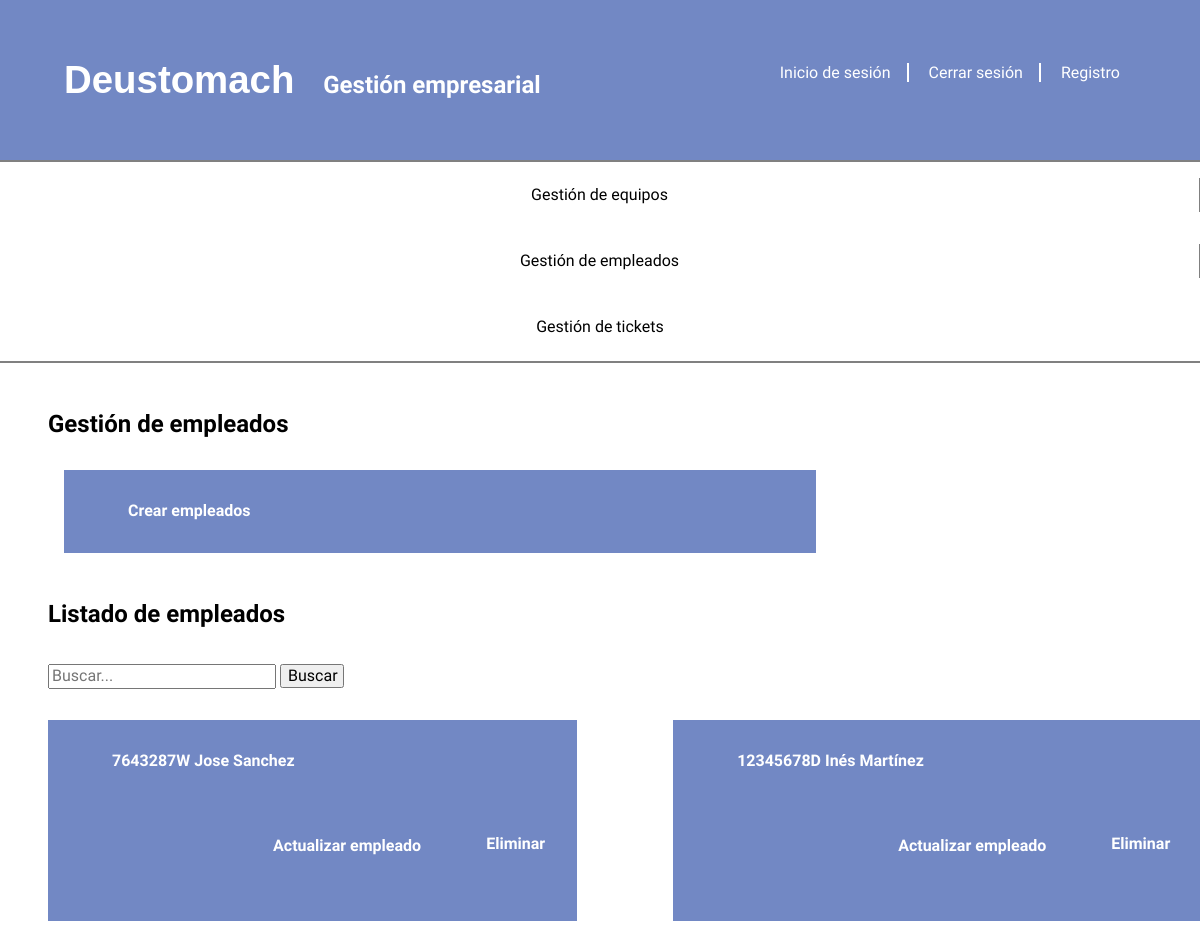
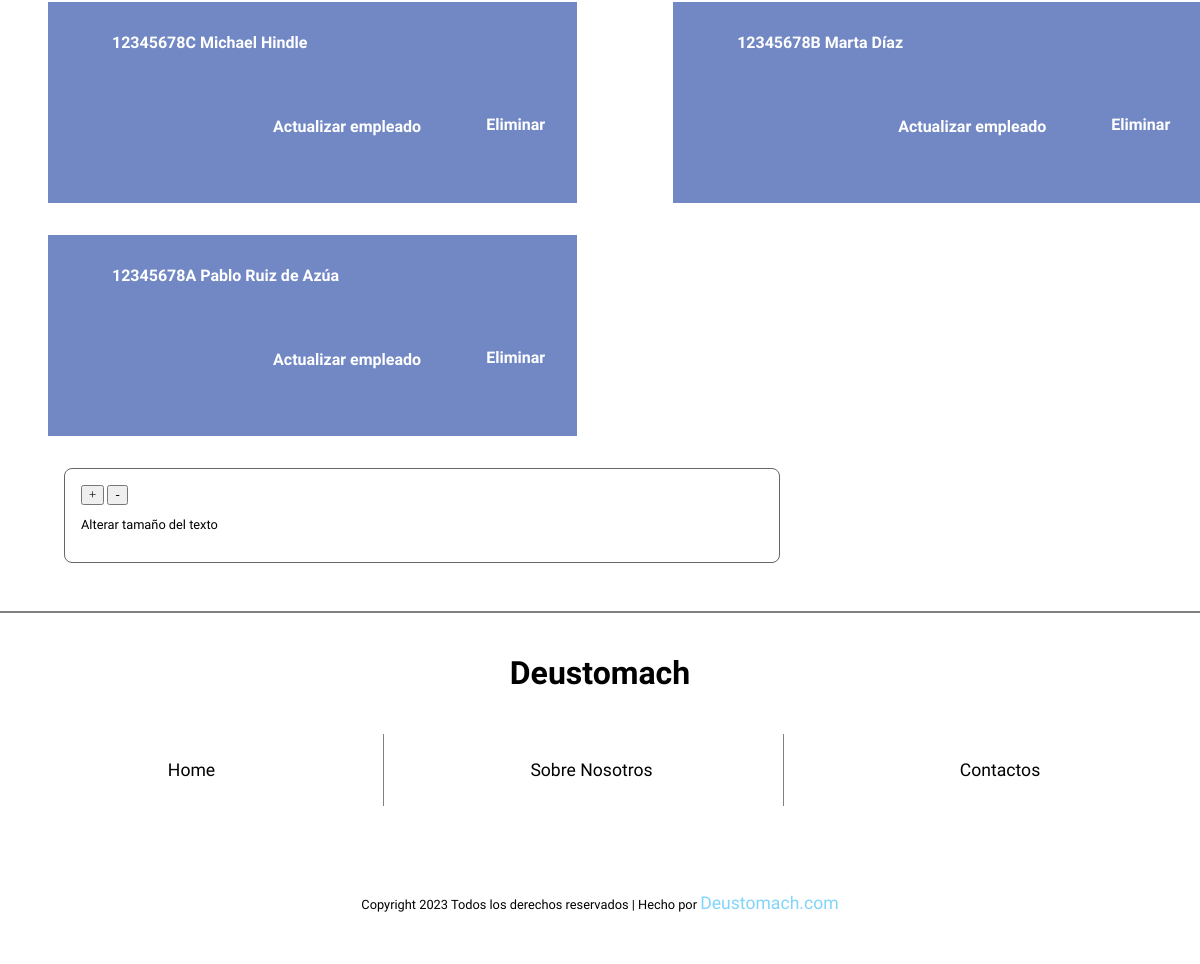
The page /appDeustomachGestion/empleados-menu on the database its author committed (2 pictures, top to bottom).
### appDeustomachGestion/models.py (models this page shows, shortened)
class Empleado(models.Model):
    dni = models.CharField(max_length=20, unique=True)
    nombre = models.CharField(max_length=100)
    apellidos = models.CharField(max_length=100)
    email = models.EmailField()
    telefono = models.CharField(max_length=20)
    created = models.DateTimeField(auto_now_add=True, null=True, blank=True)
    updated = models.DateTimeField(auto_now=True, null=True, blank=True)
    class Meta:
        verbose_name_plural = "empleados"
        verbose_name = "empleado"
        ordering = ["-created"]

### appDeustomachGestion/views.py (the view)
# urls.py: path('empleados-menu', listar_empleados, name='empleados'),
def listar_empleados(request):
    busqueda = request.POST.get("buscar")
    empleados = Empleado.objects.all()
    if busqueda:
        empleados = Empleado.objects.filter(
            Q(dni__icontains=busqueda) |
            Q(nombre__icontains=busqueda)
        ).distinct()
    return render(request, "appDeustomachGestionEmpleados/empleados_menu.html", {"empleados": empleados})

### templates/appDeustomachGestionEmpleados/empleados_menu.html (shortened to what this page needs)
{% extends 'base.html' %}
{% load static %}
{% block contenido %}
    <main class="menu">
        <h2>Gestión de empleados</h2>
        <section class="gestion-tickets">
            <div class="box-create">
                <a href="{% url 'empleados_create' %}">Crear empleados</a>
            </div>
            <h2>Listado de empleados</h2>
            <div class="box-busqueda">
                <form method="POST">
                    <div class="busqueda">
                        <label>
                            <input type="text" placeholder="Buscar..." name="buscar" value="{{ request.POST.buscar }}">
                        </label>
                        <button type="submit">Buscar</button>
                    </div>
                </form>
            </div>
            <div class="grid">
                {% if empleados %}
                    {% for empleado in empleados %}
                        <div class="box-item">
                            <a href="javascript:void(0);" onclick="mostrarDetallesEmpleado({{ empleado.id }}, 'empleado-detalles-{{ empleado.id }}');">
                                {{ empleado.dni }} {{ empleado.nombre }} {{ empleado.apellidos }}
                            </a>
                            <div class="box">
                                <div class="box-update">
                                    <a href="{% url 'empleados_update' pk=empleado.pk %}">Actualizar empleado</a>
                                </div>
                                <div class="box-eliminar">
                                    <form method="post" action="{% url 'empleados_delete' pk=empleado.pk %}" style="display:inline;">
                                        <a type="submit" onclick="return confirm('¿Estás seguro de que deseas eliminar este empleado?');">Eliminar</a>
                                    </form>
                                </div>
                            </div>
                        </div>
                    {% endfor %}
                {% else %}
                    <p>No hay empleados creados.</p>
                {% endif %}
            </div>
        </section>
    </main>
{% endblock %}

### static/css/style.css (style rules this page uses)
html { box-sizing: border-box; }
a, h2, h3, p { font-family: "Raleway",sans-serif; text-decoration: none; color: black; }
.menu a { margin-left: 2rem; color: white; font-weight: bold; }
.menu h2, .detail h2, .tickets-update h2, .equipos-delete h2 { margin-top: 3rem; margin-left: 3rem; }
.box-busqueda { display: flex; justify-content: space-between; margin-left: 3rem; padding: 1rem 0; }
.busqueda { height: 1.5rem; }
.busqueda input { font-family: "Raleway",sans-serif; }
.busqueda button { font-family: "Raleway",sans-serif; width: 4rem; height: 1.5rem; }
.box-create { padding: 2rem; margin-left: 4rem; margin-right: 24rem; margin-top: 2rem; background-color: #7288c4; }
.box-create { margin-bottom: 3rem; }
.grid { display: grid; grid-template-columns: repeat(2, 1fr); }
.box-item { background-color: #7288c4; padding: 2rem; margin: 1rem 3rem; }
.box-update a { margin-left: 0; font-weight: bold; padding: 1px 16px; border: 1px solid transparent; white-space: nowrap; display: inline-block; }
.box-eliminar { margin-left: 1rem; }
.box { display: flex; padding-top: 4rem; padding-left: 11rem; }

### rows shown on the page
Empleado: dni "7643287W", nombre "Jose", apellidos "Sanchez"
Empleado: dni "12345678D", nombre "Inés", apellidos "Martínez"
Empleado: dni "12345678C", nombre "Michael", apellidos "Hindle"
Empleado: dni "12345678B", nombre "Marta", apellidos "Díaz"
Empleado: dni "12345678A", nombre "Pablo", apellidos "Ruiz de Azúa"
